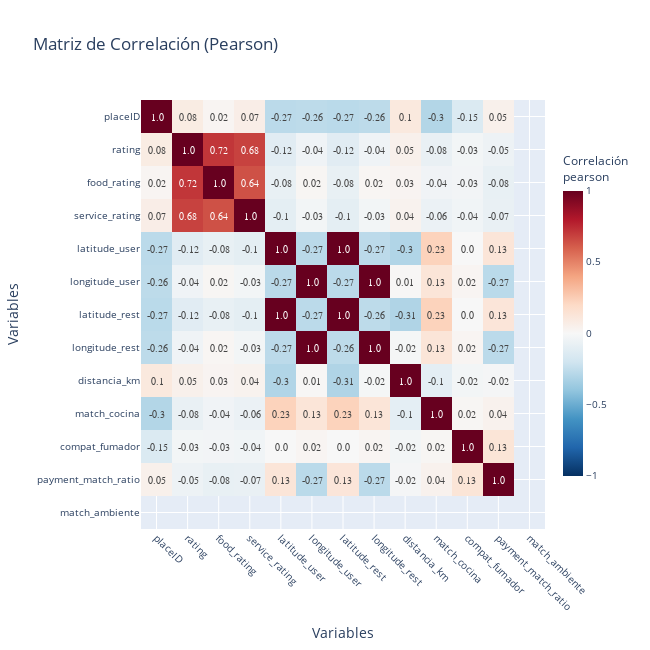

The cell this chart's notebook holds for it:
### Code cell
visualization.plot_interactive_correlation_heatmap(datos_limpios)

### Figure 1 — Plotly figure (JSON) as saved in the notebook; plotly's stock layout.template omitted (floating-point values rounded to 4 significant figures; data arrays with more than 128 entries replaced by an {"elided": "..."} marker saying what was removed)
{"data": [{"coloraxis": "coloraxis", "hovertemplate": "x: %{x}<br>y: %{y}<br>Correlación pearson: %{z}<extra></extra>", "name": "0", "text": {"elided": "13x13 str values"}, "textfont": {"family": "Arial", "size": 10}, "texttemplate": "%{text}", "type": "heatmap", "x": ["placeID", "rating", "food_rating", "service_rating", "latitude_user", "longitude_user", "latitude_rest", "longitude_rest", "distancia_km", "match_cocina", "compat_fumador", "payment_match_ratio", "match_ambiente"], "xaxis": "x", "y": ["placeID", "rating", "food_rating", "service_rating", "latitude_user", "longitude_user", "latitude_rest", "longitude_rest", "distancia_km", "match_cocina", "compat_fumador", "payment_match_ratio", "match_ambiente"], "yaxis": "y", "z": {"elided": "13x13 float values"}}], "layout": {"coloraxis": {"cmax": 1, "cmin": -1, "colorbar": {"len": 0.8, "thickness": 20, "tickfont": {"size": 10}, "title": {"text": "Correlación<br>pearson"}}, "colorscale": [[0, "rgb(5,48,97)"], [0.1, "rgb(33,102,172)"], [0.2, "rgb(67,147,195)"], [0.3, "rgb(146,197,222)"], [0.4, "rgb(209,229,240)"], [0.5, "rgb(247,247,247)"], [0.6, "rgb(253,219,199)"], [0.7, "rgb(244,165,130)"], [0.8, "rgb(214,96,77)"], [0.9, "rgb(178,24,43)"], [1, "rgb(103,0,31)"]]}, "font": {"size": 12}, "height": 650, "margin": {"b": 100, "l": 100, "r": 100, "t": 100}, "title": {"text": "Matriz de Correlación (Pearson)"}, "width": 650, "xaxis": {"anchor": "y", "domain": [0, 1], "side": "bottom", "tickangle": 45, "tickfont": {"size": 10}, "title": {"text": "Variables"}}, "yaxis": {"anchor": "x", "autorange": "reversed", "domain": [0, 1], "tickfont": {"size": 10}, "title": {"text": "Variables"}}}}
